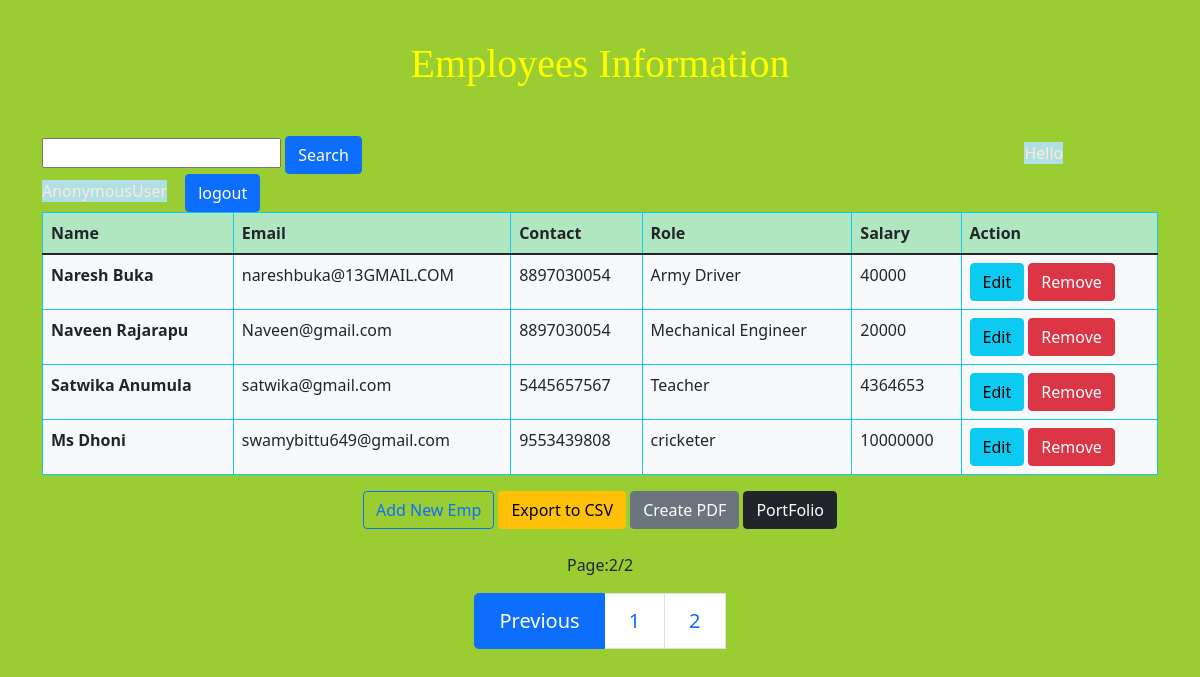
The page /members/list/?page=3 on the database as committed earlier.
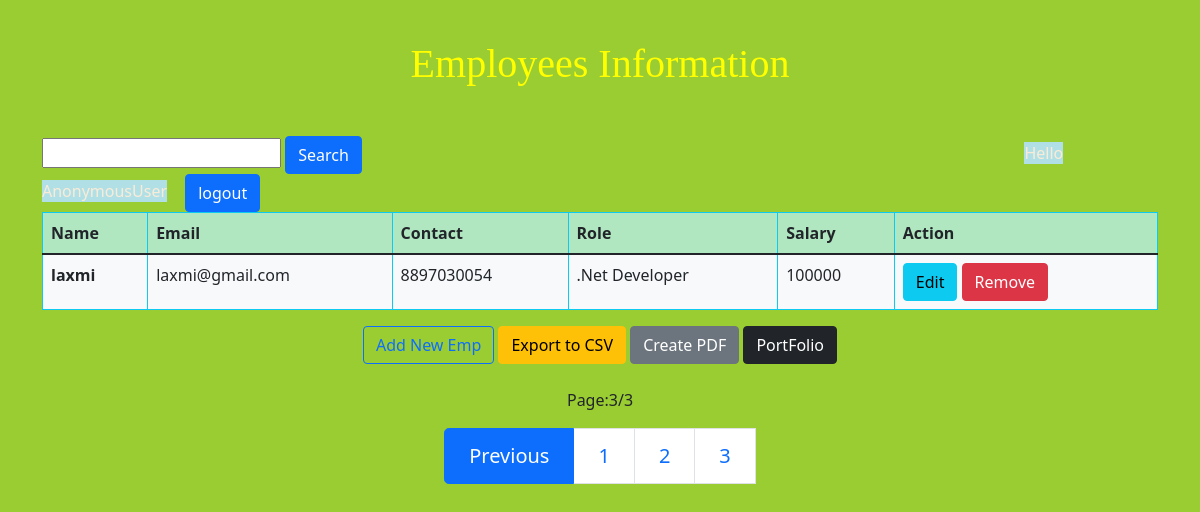
The same page on the database as committed later.
### members/models.py (models this page shows, shortened)
class Employee(models.Model):
  name    = models.CharField(max_length=200)
  email   = models.EmailField()
  contact = models.CharField(max_length=20)
  role    = models.CharField(max_length=200)
  salary  = models.IntegerField()
  id      = models.UUIDField(default=uuid.uuid4, unique=True, primary_key=True, editable=False)

### members/views.py (the view)
# urls.py: path('list/', views.employees_list, name='employees-list'),
def employees_list(request):
  employees = Employee.objects.all()
  page = Paginator(employees,4)
  page_list = request.GET.get('page') #the code is not clear..
  page = page.get_page(page_list)
  myfilter = EmployeeFilter(request.GET, queryset=employees)
  employees = myfilter.qs
  context = {
    'page':page,
    'myfilter':myfilter,
  }
  return render(request, 'employee/list.html', context)

### members/templates/employee/list.html (shortened to what this page needs)
  {% extends 'employee/base.html' %}
{% block content %}
    <h1 style="text-align: center; padding-top: 1em; padding-bottom: 1em;font-family: cursive;">Employees Information</h1>
<form action="{% url 'members:searchbar' %}" method="get">
<input type="text" name="search"/>
    <button class="btn btn-primary" type="submit">Search</button>
    <span>Hello {{user}}</span>
    <a  class="btn btn-primary " href="{% url 'members:logout' %}">logout</a>
</form>
    <table class="table table-hover table-bordered border-info" border="1">
        <thead>
            <tr>
                <th scope="col" class="success">Name</th>
                <th scope="col">Email</th>
                <th scope="col">Contact</th>
                <th scope="col">Role</th>
                <th scope="col">Salary</th>
                <th scope="col">Action</th>
            </tr>
        </thead>
        <tbody>
            {% for emp in page.object_list %}
                <tr class='bg-light'>
                    <th scope="row">{{ emp.name }}</th>
                    <td class="danger">{{ emp.email }}</td>
                    <td class="danger">{{ emp.contact }}</td>
                    <td class="danger">{{ emp.role }}</td>
                    <td>{{ emp.salary }}</td>
                    <td>
                        <a class="btn btn-info" href="{% url 'members:edit-employee' emp.id %}">Edit</a>
                        <a class="btn btn-danger" title="delete this user" href="{% url 'members:delete-employee' emp.id %}">Remove</a>
                    </td>
                </tr>
            {% endfor %}
        </tbody>
    </table>
    <div class="text-center">
        <a href="{% url 'members:create-employee' %}"><button type="button" class="btn btn-outline-primary">Add New Emp
        </button></a>
         <a href="{% url 'members:exportcsv' %}">
            <button type="button" class="btn btn-warning">Export to CSV</button></a>
              <a class="btn btn-secondary" href="{% url 'members:createpdf' %}">Create PDF</a>
 <a href="{% url 'members:port-folio'%}">
    <button type="submit" class="btn btn-dark">PortFolio</button> </a>
</div>
    <br>
    <nav aria-label="...">
        <p>Page:{{page.number}}/{{ page.paginator.num_pages}}</p>
        <ul class="pagination justify-content-center pagination-lg">
            {% if page.has_previous %}
          <li class="page-item active " aria-current="page">
           <a class="page-link" href="{% url 'members:employees-list' %}?page={{ page.prev_page_number }}">Previous</a>
            {% endif %}
          </li>
          {% for num_page in page.paginator.page_range %} <br>
          {% if page.number == num_page %}
          <li class="page-item " aria-current="page">
            <a class="page-link" href="{% url 'members:employees-list' %}?page={{ num_page }}">{{ num_page }}</a>
          </li>
          {% else %}
          <li class="page-item " aria-current="page">
            <a class="page-link" href="{% url 'members:employees-list' %}?page={{ num_page }}">{{ num_page }}</a>
          </li>
          {% endif %}
           <br>
          {% endfor %}
      </nav>
      </div>
{% endblock content %}

Rows that differ between the two databases and show on the page:
no longer on this page (row unchanged): Employee: name "Naresh Buka", email "nareshbuka@13GMAIL.COM", contact "8897030054", role "Army Driver", salary "40000"
no longer on this page (row unchanged): Employee: name "Naveen Rajarapu", email "Naveen@gmail.com", contact "8897030054", role "Mechanical Engineer", salary "20000"
no longer on this page (row edited): Employee: name "Satwika Anumula", email "satwika@gmail.com", contact "5445657567", role "Teacher", salary "4364653"
no longer on this page (row edited): Employee: name "Ms Dhoni", email "swamybittu649@gmail.com", contact "9553439808", role "cricketer", salary "10000000"
added Employee: name "laxmi", email "laxmi@gmail.com", contact "8897030054", role ".Net Developer", salary "100000"
Other text that changed with them:
{{ page.number }}: "2" → "3"
{{ page.paginator.num_pages }}: "2" → "3"
list line gone: "2"
new list line: "2"
new list line: "3"
